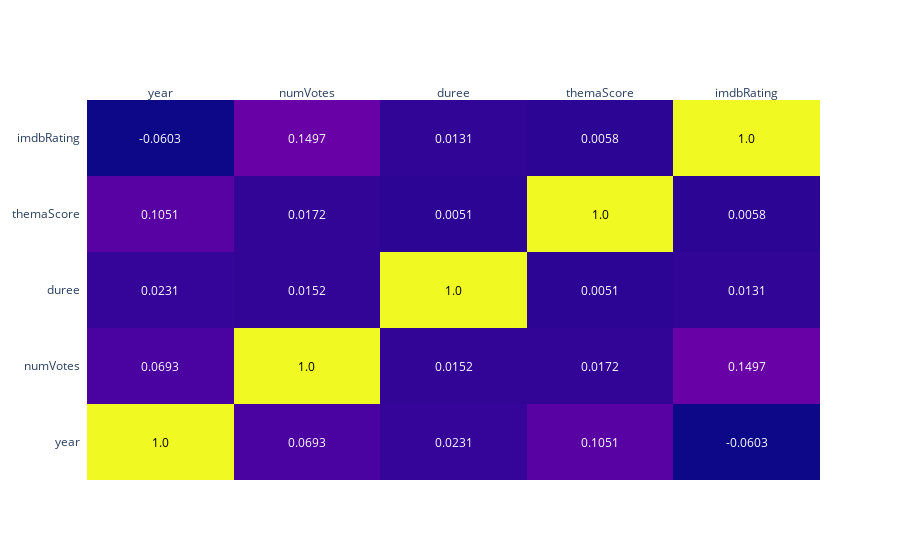

The cell this chart's notebook holds for it:
### Code cell
corr_matrix = round(dataset.corr(), 4)

fig = ff.create_annotated_heatmap(corr_matrix.values,
                                  x = corr_matrix.columns.values.tolist(),
                                  y = corr_matrix.index.values.tolist(),
                                  )

fig.show()

### Figure 1 — Plotly figure (JSON) as saved in the notebook; plotly's stock layout.template omitted (floating-point values rounded to 4 significant figures)
{"data": [{"colorscale": [[0, "#0d0887"], [0.1111, "#46039f"], [0.2222, "#7201a8"], [0.3333, "#9c179e"], [0.4444, "#bd3786"], [0.5556, "#d8576b"], [0.6667, "#ed7953"], [0.7778, "#fb9f3a"], [0.8889, "#fdca26"], [1, "#f0f921"]], "reversescale": false, "showscale": false, "type": "heatmap", "x": ["year", "numVotes", "duree", "themaScore", "imdbRating"], "y": ["year", "numVotes", "duree", "themaScore", "imdbRating"], "z": [[1, 0.0693, 0.0231, 0.1051, -0.0603], [0.0693, 1, 0.0152, 0.0172, 0.1497], [0.0231, 0.0152, 1, 0.0051, 0.0131], [0.1051, 0.0172, 0.0051, 1, 0.0058], [-0.0603, 0.1497, 0.0131, 0.0058, 1]]}], "layout": {"annotations": [{"font": {"color": "#000000"}, "showarrow": false, "text": "1.0", "x": "year", "xref": "x", "y": "year", "yref": "y"}, {"font": {"color": "#FFFFFF"}, "showarrow": false, "text": "0.0693", "x": "numVotes", "xref": "x", "y": "year", "yref": "y"}, {"font": {"color": "#FFFFFF"}, "showarrow": false, "text": "0.0231", "x": "duree", "xref": "x", "y": "year", "yref": "y"}, {"font": {"color": "#FFFFFF"}, "showarrow": false, "text": "0.1051", "x": "themaScore", "xref": "x", "y": "year", "yref": "y"}, {"font": {"color": "#FFFFFF"}, "showarrow": false, "text": "-0.0603", "x": "imdbRating", "xref": "x", "y": "year", "yref": "y"}, {"font": {"color": "#FFFFFF"}, "showarrow": false, "text": "0.0693", "x": "year", "xref": "x", "y": "numVotes", "yref": "y"}, {"font": {"color": "#000000"}, "showarrow": false, "text": "1.0", "x": "numVotes", "xref": "x", "y": "numVotes", "yref": "y"}, {"font": {"color": "#FFFFFF"}, "showarrow": false, "text": "0.0152", "x": "duree", "xref": "x", "y": "numVotes", "yref": "y"}, {"font": {"color": "#FFFFFF"}, "showarrow": false, "text": "0.0172", "x": "themaScore", "xref": "x", "y": "numVotes", "yref": "y"}, {"font": {"color": "#FFFFFF"}, "showarrow": false, "text": "0.1497", "x": "imdbRating", "xref": "x", "y": "numVotes", "yref": "y"}, {"font": {"color": "#FFFFFF"}, "showarrow": false, "text": "0.0231", "x": "year", "xref": "x", "y": "duree", "yref": "y"}, {"font": {"color": "#FFFFFF"}, "showarrow": false, "text": "0.0152", "x": "numVotes", "xref": "x", "y": "duree", "yref": "y"}, {"font": {"color": "#000000"}, "showarrow": false, "text": "1.0", "x": "duree", "xref": "x", "y": "duree", "yref": "y"}, {"font": {"color": "#FFFFFF"}, "showarrow": false, "text": "0.0051", "x": "themaScore", "xref": "x", "y": "duree", "yref": "y"}, {"font": {"color": "#FFFFFF"}, "showarrow": false, "text": "0.0131", "x": "imdbRating", "xref": "x", "y": "duree", "yref": "y"}, {"font": {"color": "#FFFFFF"}, "showarrow": false, "text": "0.1051", "x": "year", "xref": "x", "y": "themaScore", "yref": "y"}, {"font": {"color": "#FFFFFF"}, "showarrow": false, "text": "0.0172", "x": "numVotes", "xref": "x", "y": "themaScore", "yref": "y"}, {"font": {"color": "#FFFFFF"}, "showarrow": false, "text": "0.0051", "x": "duree", "xref": "x", "y": "themaScore", "yref": "y"}, {"font": {"color": "#000000"}, "showarrow": false, "text": "1.0", "x": "themaScore", "xref": "x", "y": "themaScore", "yref": "y"}, {"font": {"color": "#FFFFFF"}, "showarrow": false, "text": "0.0058", "x": "imdbRating", "xref": "x", "y": "themaScore", "yref": "y"}, {"font": {"color": "#FFFFFF"}, "showarrow": false, "text": "-0.0603", "x": "year", "xref": "x", "y": "imdbRating", "yref": "y"}, {"font": {"color": "#FFFFFF"}, "showarrow": false, "text": "0.1497", "x": "numVotes", "xref": "x", "y": "imdbRating", "yref": "y"}, {"font": {"color": "#FFFFFF"}, "showarrow": false, "text": "0.0131", "x": "duree", "xref": "x", "y": "imdbRating", "yref": "y"}, {"font": {"color": "#FFFFFF"}, "showarrow": false, "text": "0.0058", "x": "themaScore", "xref": "x", "y": "imdbRating", "yref": "y"}, {"font": {"color": "#000000"}, "showarrow": false, "text": "1.0", "x": "imdbRating", "xref": "x", "y": "imdbRating", "yref": "y"}], "xaxis": {"dtick": 1, "gridcolor": "rgb(0, 0, 0)", "side": "top", "ticks": ""}, "yaxis": {"dtick": 1, "ticks": "", "ticksuffix": "  "}}}
